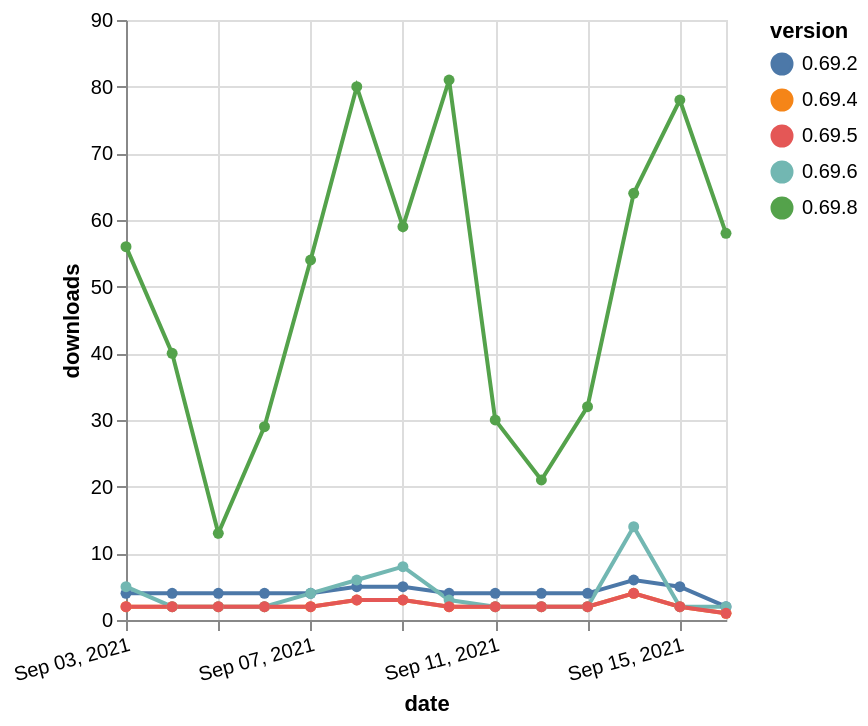

Source (Vega-Lite JSON):
### Vega-Lite specification from a JSON file in a GitHub repository (floating-point values rounded to 4 significant figures)
{"$schema": "https://vega.github.io/schema/vega-lite/v5.json", "description": "A simple bar chart with embedded data.", "data": {"values": [{"date": "2021-09-03", "total": 35668, "delta": 56, "version": "0.69.8"}, {"date": "2021-09-04", "total": 35708, "delta": 40, "version": "0.69.8"}, {"date": "2021-09-05", "total": 35721, "delta": 13, "version": "0.69.8"}, {"date": "2021-09-06", "total": 35750, "delta": 29, "version": "0.69.8"}, {"date": "2021-09-07", "total": 35804, "delta": 54, "version": "0.69.8"}, {"date": "2021-09-08", "total": 35884, "delta": 80, "version": "0.69.8"}, {"date": "2021-09-09", "total": 35943, "delta": 59, "version": "0.69.8"}, {"date": "2021-09-10", "total": 36024, "delta": 81, "version": "0.69.8"}, {"date": "2021-09-11", "total": 36054, "delta": 30, "version": "0.69.8"}, {"date": "2021-09-12", "total": 36075, "delta": 21, "version": "0.69.8"}, {"date": "2021-09-13", "total": 36107, "delta": 32, "version": "0.69.8"}, {"date": "2021-09-14", "total": 36171, "delta": 64, "version": "0.69.8"}, {"date": "2021-09-15", "total": 36249, "delta": 78, "version": "0.69.8"}, {"date": "2021-09-16", "total": 36307, "delta": 58, "version": "0.69.8"}, {"date": "2021-09-03", "total": 3350, "delta": 2, "version": "0.69.4"}, {"date": "2021-09-04", "total": 3352, "delta": 2, "version": "0.69.4"}, {"date": "2021-09-05", "total": 3354, "delta": 2, "version": "0.69.4"}, {"date": "2021-09-06", "total": 3356, "delta": 2, "version": "0.69.4"}, {"date": "2021-09-07", "total": 3358, "delta": 2, "version": "0.69.4"}, {"date": "2021-09-08", "total": 3361, "delta": 3, "version": "0.69.4"}, {"date": "2021-09-09", "total": 3364, "delta": 3, "version": "0.69.4"}, {"date": "2021-09-10", "total": 3366, "delta": 2, "version": "0.69.4"}, {"date": "2021-09-11", "total": 3368, "delta": 2, "version": "0.69.4"}, {"date": "2021-09-12", "total": 3370, "delta": 2, "version": "0.69.4"}, {"date": "2021-09-13", "total": 3372, "delta": 2, "version": "0.69.4"}, {"date": "2021-09-14", "total": 3376, "delta": 4, "version": "0.69.4"}, {"date": "2021-09-15", "total": 3378, "delta": 2, "version": "0.69.4"}, {"date": "2021-09-16", "total": 3379, "delta": 1, "version": "0.69.4"}, {"date": "2021-09-03", "total": 5490, "delta": 4, "version": "0.69.2"}, {"date": "2021-09-04", "total": 5494, "delta": 4, "version": "0.69.2"}, {"date": "2021-09-05", "total": 5498, "delta": 4, "version": "0.69.2"}, {"date": "2021-09-06", "total": 5502, "delta": 4, "version": "0.69.2"}, {"date": "2021-09-07", "total": 5506, "delta": 4, "version": "0.69.2"}, {"date": "2021-09-08", "total": 5511, "delta": 5, "version": "0.69.2"}, {"date": "2021-09-09", "total": 5516, "delta": 5, "version": "0.69.2"}, {"date": "2021-09-10", "total": 5520, "delta": 4, "version": "0.69.2"}, {"date": "2021-09-11", "total": 5524, "delta": 4, "version": "0.69.2"}, {"date": "2021-09-12", "total": 5528, "delta": 4, "version": "0.69.2"}, {"date": "2021-09-13", "total": 5532, "delta": 4, "version": "0.69.2"}, {"date": "2021-09-14", "total": 5538, "delta": 6, "version": "0.69.2"}, {"date": "2021-09-15", "total": 5543, "delta": 5, "version": "0.69.2"}, {"date": "2021-09-16", "total": 5545, "delta": 2, "version": "0.69.2"}, {"date": "2021-09-03", "total": 11058, "delta": 5, "version": "0.69.6"}, {"date": "2021-09-04", "total": 11060, "delta": 2, "version": "0.69.6"}, {"date": "2021-09-05", "total": 11062, "delta": 2, "version": "0.69.6"}, {"date": "2021-09-06", "total": 11064, "delta": 2, "version": "0.69.6"}, {"date": "2021-09-07", "total": 11068, "delta": 4, "version": "0.69.6"}, {"date": "2021-09-08", "total": 11074, "delta": 6, "version": "0.69.6"}, {"date": "2021-09-09", "total": 11082, "delta": 8, "version": "0.69.6"}, {"date": "2021-09-10", "total": 11085, "delta": 3, "version": "0.69.6"}, {"date": "2021-09-11", "total": 11087, "delta": 2, "version": "0.69.6"}, {"date": "2021-09-12", "total": 11089, "delta": 2, "version": "0.69.6"}, {"date": "2021-09-13", "total": 11091, "delta": 2, "version": "0.69.6"}, {"date": "2021-09-14", "total": 11105, "delta": 14, "version": "0.69.6"}, {"date": "2021-09-15", "total": 11107, "delta": 2, "version": "0.69.6"}, {"date": "2021-09-16", "total": 11109, "delta": 2, "version": "0.69.6"}, {"date": "2021-09-03", "total": 3453, "delta": 2, "version": "0.69.5"}, {"date": "2021-09-04", "total": 3455, "delta": 2, "version": "0.69.5"}, {"date": "2021-09-05", "total": 3457, "delta": 2, "version": "0.69.5"}, {"date": "2021-09-06", "total": 3459, "delta": 2, "version": "0.69.5"}, {"date": "2021-09-07", "total": 3461, "delta": 2, "version": "0.69.5"}, {"date": "2021-09-08", "total": 3464, "delta": 3, "version": "0.69.5"}, {"date": "2021-09-09", "total": 3467, "delta": 3, "version": "0.69.5"}, {"date": "2021-09-10", "total": 3469, "delta": 2, "version": "0.69.5"}, {"date": "2021-09-11", "total": 3471, "delta": 2, "version": "0.69.5"}, {"date": "2021-09-12", "total": 3473, "delta": 2, "version": "0.69.5"}, {"date": "2021-09-13", "total": 3475, "delta": 2, "version": "0.69.5"}, {"date": "2021-09-14", "total": 3479, "delta": 4, "version": "0.69.5"}, {"date": "2021-09-15", "total": 3481, "delta": 2, "version": "0.69.5"}, {"date": "2021-09-16", "total": 3482, "delta": 1, "version": "0.69.5"}]}, "width": "container", "mark": {"type": "line", "point": {"filled": true}}, "encoding": {"x": {"field": "date", "type": "temporal", "timeUnit": "yearmonthdate", "title": "date", "axis": {"labelAngle": -15}}, "y": {"field": "delta", "type": "quantitative", "title": "downloads"}, "color": {"field": "version", "type": "nominal"}, "tooltip": {"field": "delta"}}}
